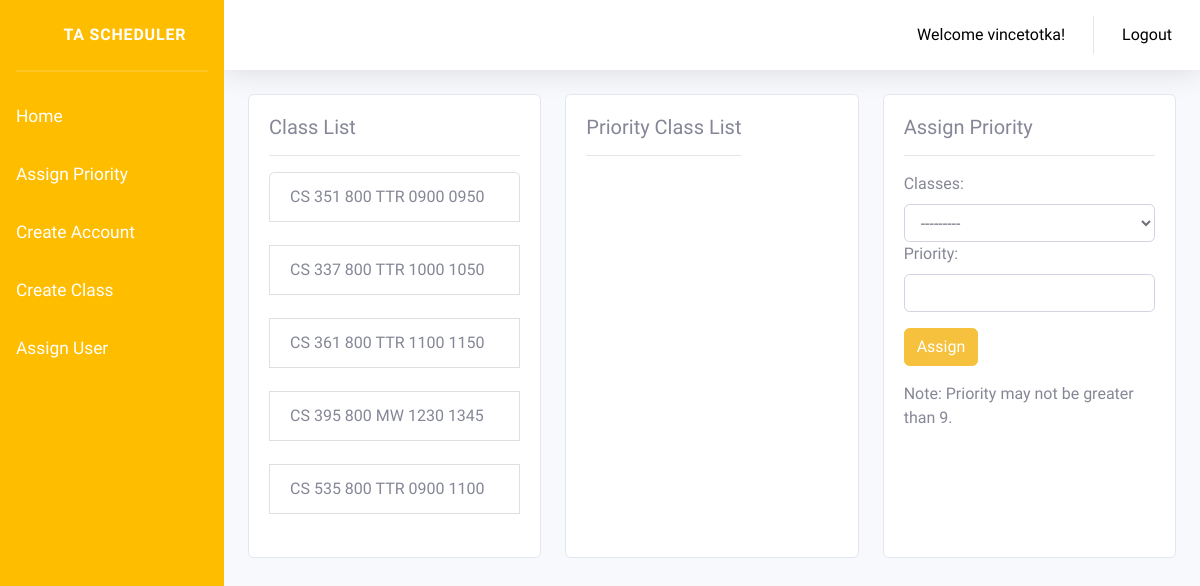
/classList/ (signed in), run on an earlier commit of the app's database.
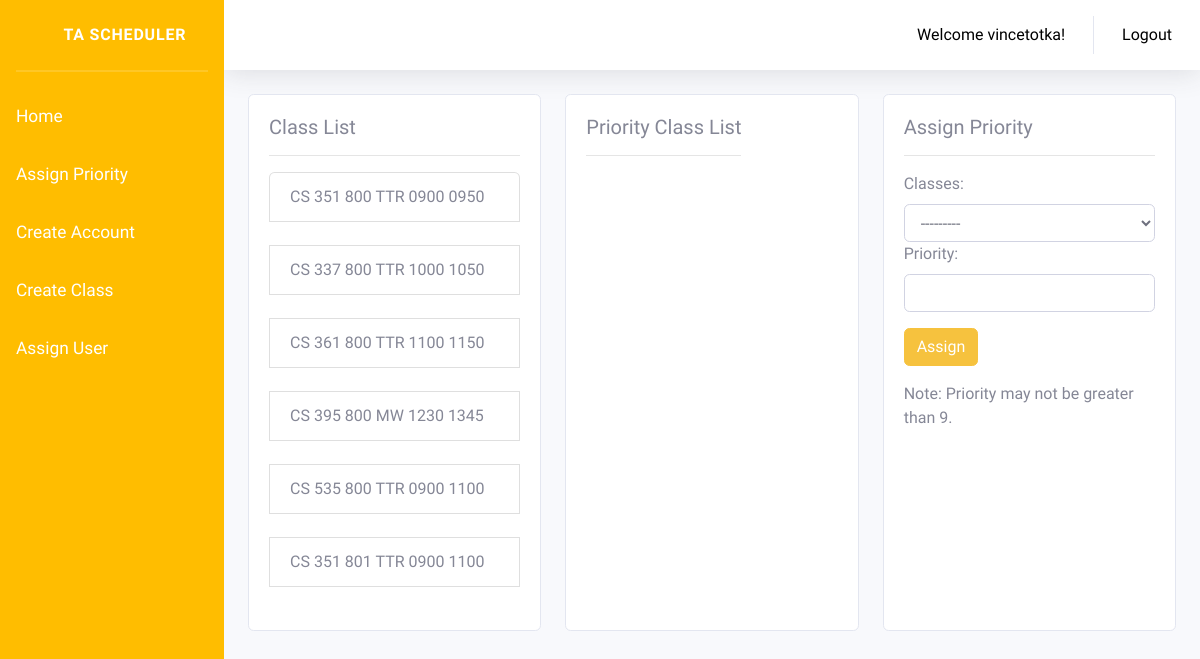
And on a later commit of the database.
### CS361WebApp/models.py (models this page shows)
class CourseTime(models.Model):
    department = models.CharField(max_length=50, validators=[validate_alpha])
    number = models.CharField(max_length=50, validators=[validate_numeric])
    start = models.CharField(max_length=50, validators=[validate_numeric])
    end = models.CharField(max_length=50, validators=[validate_numeric])
    day = models.CharField(max_length=50, validators=[validate_alpha])
    section = models.CharField(max_length=50, validators=[validate_numeric])
    instructor = models.CharField(max_length=50, blank=True)
    def __str__(self):
        return self.department + " " + self.number + "-" + self.section

### CS361WebApp/views.py (the view)
# urls.py: path('classList/', views.classlist, name='CS361WebApp-classList'),
@login_required
def classlist(request):
    classes = CourseTime.objects.all()
    profile = SavePriority.objects.filter(user=request.user)
    x = profile.all()
    for yeet in profile:
        x = yeet.myList.order_by('priority')
    if request.method == 'POST':
        form = Priority(request.POST)
        if form.is_valid():
            name = request.user
            found = SavePriority.objects.filter(user=name).first()
            if found is None:
                useradd = SavePriority.objects.create(user=name)
            else:
                useradd = SavePriority.objects.filter(user=name).first()
            form.save()
            course = form.cleaned_data.get('classes')
            priority = form.cleaned_data.get('priority')
            add = CreatePriority.objects.filter(classes=course).filter(priority=priority).first()
            test = SavePriority.objects.filter(user=name)
            changed1 = 121111105110107
            changed2 = 121101101116
            for yeeet in test:
                x = yeeet.myList.all()
                for yeet in x:
                    if int(yeet.priority) == priority:
                        changed1 = 69 #fuck
                        joe_mama = yeet
                    if yeet.classes == course:
                        changed2 = 420
                        i_hate_my_life = yeet
            if changed1 == 69 and changed2 == 420:
                useradd.myList.remove(joe_mama)
                useradd.myList.remove(i_hate_my_life)
                useradd.myList.add(add)
                messages.error(request, f'Class replaced!')
            elif changed1 == 69:
                useradd.myList.remove(joe_mama)
                useradd.myList.add(add)
                messages.error(request, f'Class replaced!')
            elif changed2 == 420:
                useradd.myList.remove(i_hate_my_life)
                useradd.myList.add(add)
                messages.error(request, f'Class replaced!')
            else:
                useradd.myList.add(add)
                messages.success(request, f'{course} assigned to {name} with priority {priority}!')
        profile = SavePriority.objects.filter(user=request.user)
        x = profile.all()
        for yeet in profile:
            x = yeet.myList.order_by('priority')
        return render(request, 'CS361WebApp/ClassList.html', {'classes': classes, 'x': x, 'form': form})
    else:
        form = Priority(request.POST)
    return render(request, 'CS361WebApp/ClassList.html', {'classes': classes, 'x': x, 'form': form})

### CS361WebApp/forms.py
class Priority(ModelForm):
    class Meta:
        model = models.CreatePriority
        fields = ['classes', 'priority']

### CS361WebApp/templates/CS361WebApp/ClassList.html (shortened to what this page needs)
{% extends "CS361WebApp/base.html" %}
{% load crispy_forms_tags %}
{% load static %}
{% block content %}
    <div class="card-deck">
        <div class="card">
            <div class="card-body">
                <h5 class="card-title">Class List</h5>
                <hr>
                <ul class="list-group">
                    {% for class in classes %}
                        <li class="list-group-item">
                            {{ class.department }}
                            {{ class.number }}
                            {{ class.section }}
                            {{ class.day }}
                            {{ class.start }}
                            {{ class.end }}
                        </li>
                        <br/>
                    {% endfor %}
                </ul>
            </div>
        </div>
        <div class="card">
            <div class="card-body">
                <div style="display: table-cell;">
                    <h5 class="card-title">Priority Class List</h5>
                    <hr>
                </div>
            </div>
        </div>
        <div class="card">
            <div class="card-body">
                <form method="POST">
                    <fieldset class="form-group">
                        <h5 class="card-title">Assign Priority</h5>
                        <hr>
                        <div class="card-text">
                            {{ form }}
                        </div>
                    </fieldset>
                    <div class="form-group">
                        <button class="btn btn-warning" type="submit">Assign</button>
                    </div>
                    <p>Note: Priority may not be greater than 9.</p>
                </form>
            </div>
        </div>
    </div>
    </div>
{% endblock content %}

What changed in the data, as far as the page shows it:
added CourseTime: department "CS", number "351", section "801", day "TTR", start "0900", end "1100"
